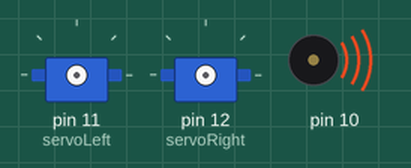
Simulated run of this sketch. Board: Arduino Uno, built with avr-gcc and run on an emulated ATmega328P. Parts: 2 × servo, buzzer (waves = sounding).

Above: at 0.1 s.
At 1.1 s:
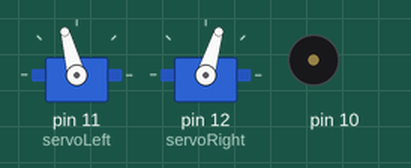
At 11.1 s:
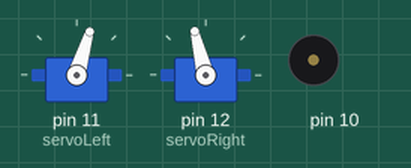
Timing chart, 0 to 12.6 s (numbered marks = the images above):
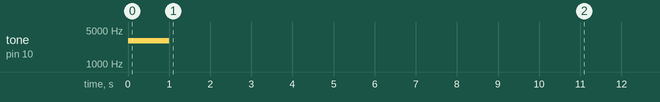

The sketch:

NavigationFunction_Robot.ino
```cpp
/*TECH 3157 Lab 1 example 4
Robotbasicnavigation: Move forward full-speed,turnleft,turnright,and
full-speedbackward
pin 11: control signal to Left servo
pin 12: control signal to right servo
pin 10: tone to the piezo buzzer
*/

#include<Servo.h>   // Include servo library

void forward  (unsigned int time);  //full speed forward for a duration of time (ms)
void turnLeft (unsigned int time);  //Leftturnfor adurationoftime(ms)
void turnRight(unsigned int time);  //Rightturnfor adurationoftime(ms)
void backward (unsigned int time);  // Full -speed Backward for a duration of time (ms)
void disableServos();               // Halt servo signals

Servo servoLeft;                     // Declare left and right servos
Servo servoRight;

void setup() {

  tone(10,3000,1000);     // Play tone for 1 second on pin2
  delay(1000);            // Delay to finish tone

  servoLeft.attach(11);   // Attach left signal to pin 11
  servoRight.attach(12);  // Attach right signal to pin 12

  forward(10000);          // Go forward for 2.5 seconds
  turnLeft(0);          // Turn left for 0.8 seconds
  turnRight(0);         // Turn right for 0.8 seconds
  backward(10000);         // go backward for 2.5 seconds

  disableServos();        // Stay still indefinitely

}

void loop()
{
}

void forward (unsigned int time)   // Full-speed Forward function

{
servoLeft.writeMicroseconds(1625);
servoRight.writeMicroseconds(1300);
delay(time);    // Maneuver for time ms
}

void turnLeft(unsigned int time)  // Left turn function

{
servoLeft.writeMicroseconds(1300);
servoRight.writeMicroseconds(1300);
delay(time);  // Maneuver for time ms
}

void turnRight(unsigned int time)   // Right turn function

{
servoLeft.writeMicroseconds(1700);
servoRight.writeMicroseconds(1700);
delay(time);     // Maneuver for time ms
}

void backward(unsigned int time)

{
servoLeft.writeMicroseconds(1300);
servoRight.writeMicroseconds(1613);
delay(time);
}

void disableServos()

{
servoLeft.detach();
servoRight.detach();
}

// End of lab 1 Exampl4
```
